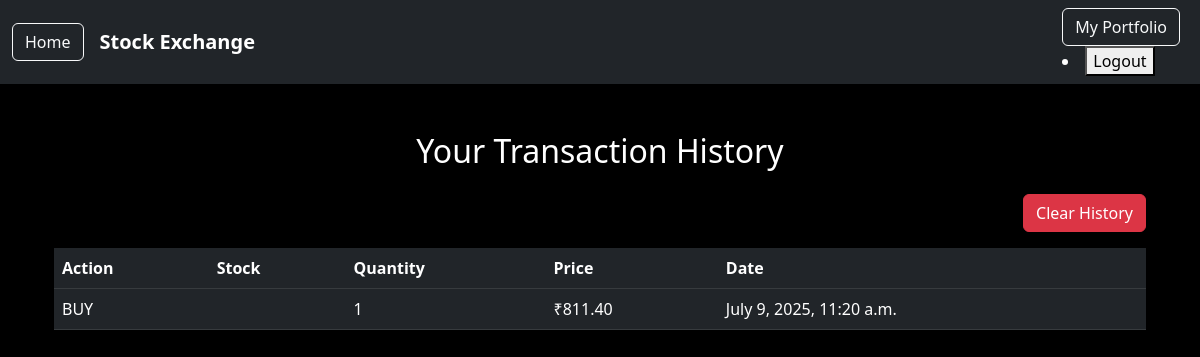
Page /transactions/ (signed in) on the committed database.
### stockmanager/models.py (models this page shows, shortened)
class Transaction(models.Model):
    BUY = "BUY"
    SELL = "SELL"
    ACTION_CHOICES = [(BUY, "Buy"), (SELL, "Sell")]
    user = models.ForeignKey(User, on_delete=models.CASCADE, related_name="transactions")
    symbol = models.CharField(max_length=20, db_index=True)
    stock_name = models.CharField(max_length=100)
    action = models.CharField(max_length=4, choices=ACTION_CHOICES)
    quantity = models.PositiveIntegerField(default=1)
    price = models.DecimalField(max_digits=12, decimal_places=2)
    total_value = models.DecimalField(max_digits=14, decimal_places=2, default=Decimal("0.00"))
    timestamp = models.DateTimeField(auto_now_add=True)
    class Meta:
        ordering = ["-timestamp"]
        indexes = [
            models.Index(fields=["user", "-timestamp"]),
            models.Index(fields=["symbol"]),
        ]

### stockmanager/views.py (the view)
# urls.py: path('transactions/', views.transaction_history, name='transaction_history'),
@login_required
def transaction_history(request):
    transactions = Transaction.objects.filter(user=request.user).order_by("-timestamp")
    return render(request, "stockmanager/transaction_history.html", {"transactions": transactions})

### stockmanager/templates/stockmanager/transaction_history.html (shortened to what this page needs)
{% extends 'base.html' %}
{% block content %}
<div class="container mt-5">
    <h2 class="mb-4 text-center">Your Transaction History</h2>
    {% if transactions %}
        <form method="post" action="{% url 'clear_transaction_history' %}">
            <button type="submit" class="btn btn-danger mb-3 float-end">Clear History</button>
        </form>
        <table class="table table-dark table-hover text-white">
            <thead>
                <tr>
                    <th>Action</th>
                    <th>Stock</th>
                    <th>Quantity</th>
                    <th>Price</th>
                    <th>Date</th>
                </tr>
            </thead>
            <tbody>
                {% for txn in transactions %}
                <tr>
                    <td>{{ txn.action }}</td>
                    <td>{{ txn.stock.name }}</td>
                    <td>{{ txn.quantity }}</td>
                    <td>₹{{ txn.price }}</td>
                    <td>{{ txn.timestamp }}</td>
                </tr>
                {% endfor %}
            </tbody>
        </table>
    {% else %}
        <p class="text-muted text-center">No transactions yet.</p>
    {% endif %}
</div>
{% endblock %}

### static/css/style.css (style rules this page uses)
.btn, input, .card { transition: all 0.3s ease; }

### rows in the picture
Transaction: action "BUY", quantity "1", price "811.40", timestamp "July 9, 2025, 11:20 a.m."
